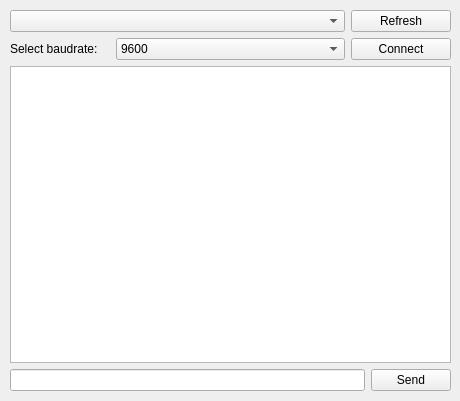
<?xml version="1.0" encoding="UTF-8"?>
<ui version="4.0">
 <class>MainWindow</class>
 <widget class="QMainWindow" name="MainWindow">
  <property name="windowModality">
   <enum>Qt::NonModal</enum>
  </property>
  <property name="geometry">
   <rect>
    <x>0</x>
    <y>0</y>
    <width>460</width>
    <height>401</height>
   </rect>
  </property>
  <property name="sizePolicy">
   <sizepolicy hsizetype="Fixed" vsizetype="Fixed">
    <horstretch>0</horstretch>
    <verstretch>0</verstretch>
   </sizepolicy>
  </property>
  <property name="windowTitle">
   <string>Serial Disposer</string>
  </property>
  <widget class="QWidget" name="centralwidget">
   <widget class="QWidget" name="verticalLayoutWidget">
    <property name="geometry">
     <rect>
      <x>10</x>
      <y>10</y>
      <width>441</width>
      <height>381</height>
     </rect>
    </property>
    <layout class="QVBoxLayout" name="verticalLayout_3">
     <item>
      <layout class="QHBoxLayout" name="horizontalLayout_2">
       <item>
        <widget class="QComboBox" name="comboBox_ports"/>
       </item>
       <item>
        <widget class="QPushButton" name="pushButton_refresh">
         <property name="maximumSize">
          <size>
           <width>100</width>
           <height>16777215</height>
          </size>
         </property>
         <property name="text">
          <string>Refresh</string>
         </property>
        </widget>
       </item>
      </layout>
     </item>
     <item>
      <layout class="QHBoxLayout" name="horizontalLayout">
       <item>
        <widget class="QLabel" name="label_baudrate">
         <property name="maximumSize">
          <size>
           <width>100</width>
           <height>16777215</height>
          </size>
         </property>
         <property name="text">
          <string>Select baudrate:</string>
         </property>
        </widget>
       </item>
       <item>
        <widget class="QComboBox" name="comboBox_baudrate">
         <property name="currentText">
          <string notr="true">9600</string>
         </property>
         <property name="currentIndex">
          <number>4</number>
         </property>
         <item>
          <property name="text">
           <string>300</string>
          </property>
         </item>
         <item>
          <property name="text">
           <string>1200</string>
          </property>
         </item>
         <item>
          <property name="text">
           <string>2400</string>
          </property>
         </item>
         <item>
          <property name="text">
           <string>4800</string>
          </property>
         </item>
         <item>
          <property name="text">
           <string>9600</string>
          </property>
         </item>
         <item>
          <property name="text">
           <string>19200</string>
          </property>
         </item>
         <item>
          <property name="text">
           <string>38400</string>
          </property>
         </item>
         <item>
          <property name="text">
           <string>57600</string>
          </property>
         </item>
         <item>
          <property name="text">
           <string>74880</string>
          </property>
         </item>
         <item>
          <property name="text">
           <string>115200</string>
          </property>
         </item>
         <item>
          <property name="text">
           <string>230400</string>
          </property>
         </item>
         <item>
          <property name="text">
           <string>250000</string>
          </property>
         </item>
         <item>
          <property name="text">
           <string>500000</string>
          </property>
         </item>
         <item>
          <property name="text">
           <string>1000000</string>
          </property>
         </item>
         <item>
          <property name="text">
           <string>2000000</string>
          </property>
         </item>
        </widget>
       </item>
       <item>
        <widget class="QPushButton" name="pushButton_connect">
         <property name="sizePolicy">
          <sizepolicy hsizetype="Minimum" vsizetype="Fixed">
           <horstretch>0</horstretch>
           <verstretch>0</verstretch>
          </sizepolicy>
         </property>
         <property name="maximumSize">
          <size>
           <width>100</width>
           <height>16777215</height>
          </size>
         </property>
         <property name="text">
          <string>Connect</string>
         </property>
        </widget>
       </item>
      </layout>
     </item>
     <item>
      <widget class="QTextEdit" name="textEdit_terminal"/>
     </item>
     <item>
      <layout class="QHBoxLayout" name="horizontalLayout_3">
       <item>
        <widget class="QLineEdit" name="lineEdit_send"/>
       </item>
       <item>
        <widget class="QPushButton" name="pushButton_send">
         <property name="maximumSize">
          <size>
           <width>100</width>
           <height>16777215</height>
          </size>
         </property>
         <property name="text">
          <string>Send</string>
         </property>
        </widget>
       </item>
      </layout>
     </item>
    </layout>
   </widget>
  </widget>
 </widget>
 <resources/>
 <connections/>
</ui>
